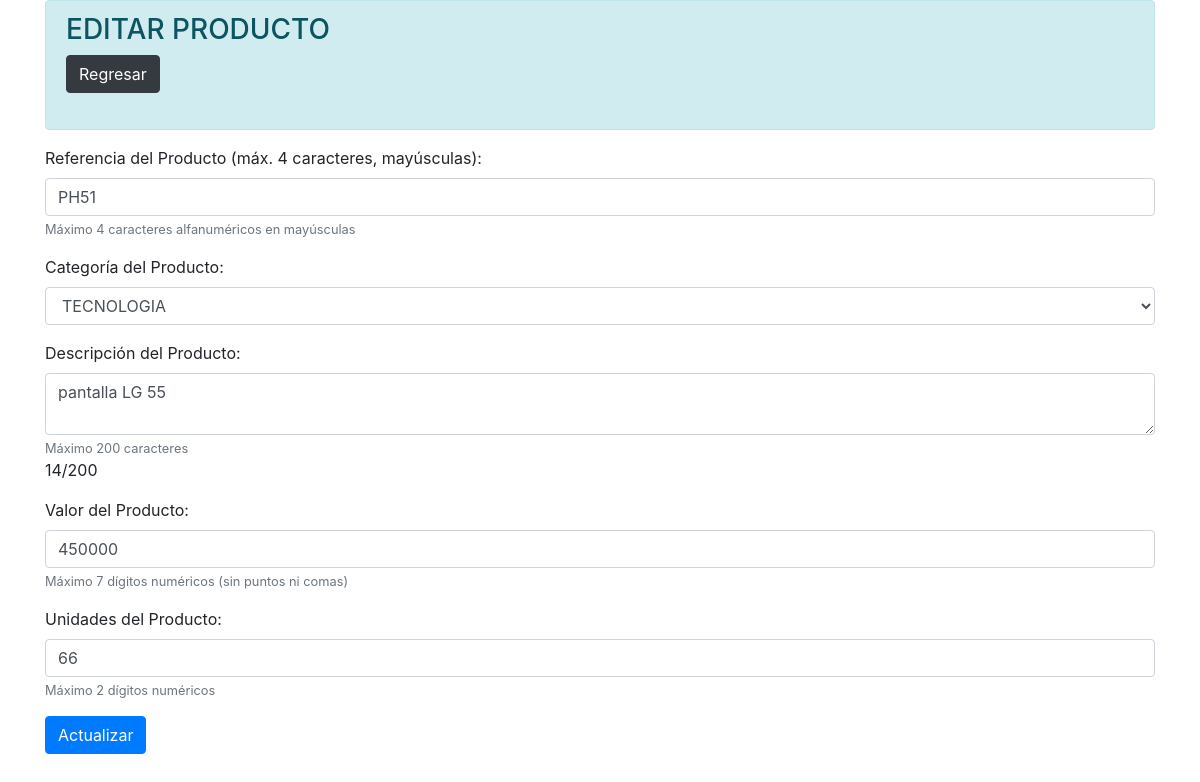
Page /vistas/editar_producto.php?id_producto=1 (signed in) on the earlier database version.
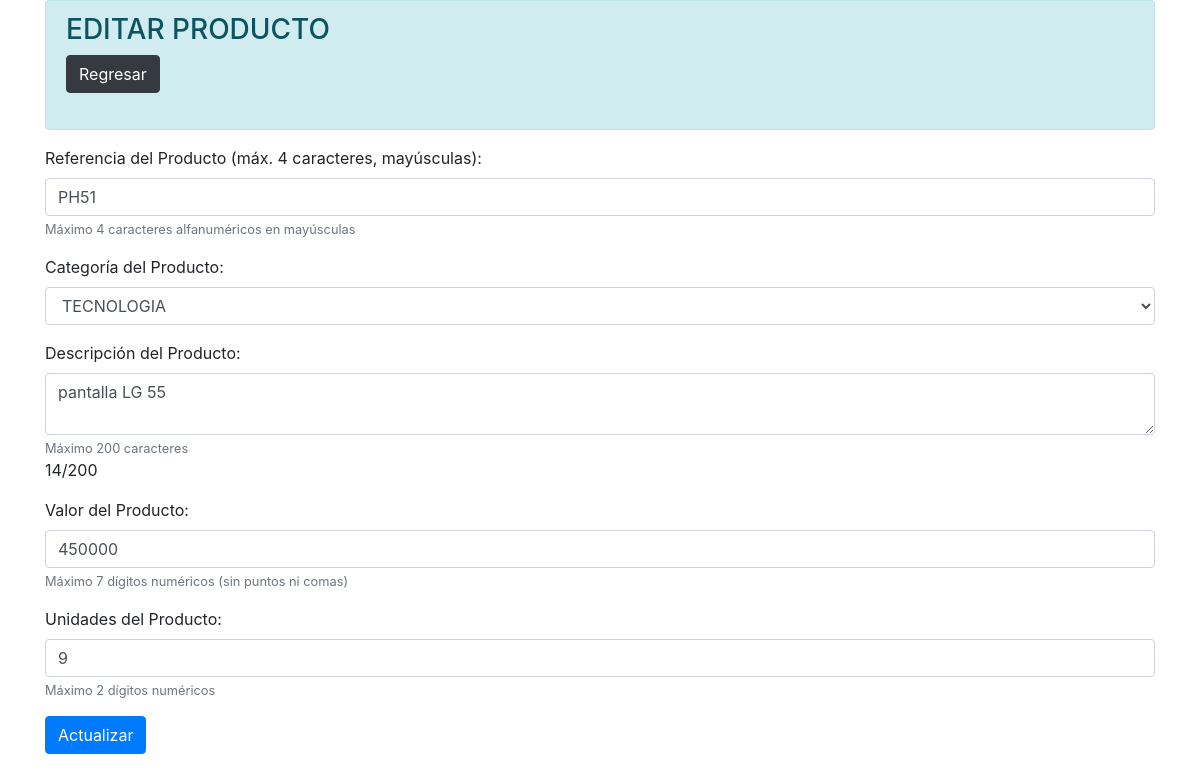
Same page on the later database version.
### tables this page shows
CREATE TABLE `productos` (
  `id_producto` int(11) NOT NULL AUTO_INCREMENT,
  `ref_producto` varchar(15) NOT NULL,
  `descripcion_producto` varchar(50) NOT NULL,
  `cat_producto` varchar(20) NOT NULL DEFAULT 'TECNOLOGIA',
  `valor_producto` varchar(10) NOT NULL,
  `unidades_producto` int(11) NOT NULL,
  PRIMARY KEY (`id_producto`)
);

### vistas/editar_producto.php (the view, shortened to what this page needs)
<?php
include '../conexion/conexion.php';
?>
<!DOCTYPE html>
<html lang="en">
<head>
    <link rel="stylesheet" href="https://stackpath.bootstrapcdn.com/bootstrap/4.5.2/css/bootstrap.min.css">
</head>
<body>
    <?php
    if(isset($_POST['submit'])){
        $id_producto = $_POST['id_producto'];
        $ref_producto = strtoupper($_POST['ref_producto']);
        $cat_producto = $_POST['cat_producto'];
        $descripcion_producto = $_POST['descripcion_producto'];
        $valor_producto = $_POST['valor_producto'];
        $unidades_producto = $_POST['unidades_producto'];
        $errores = validarDatos($ref_producto, $cat_producto, $descripcion_producto, $valor_producto, $unidades_producto);
        if (empty($errores)) {
            $sql = "UPDATE productos SET ref_producto='$ref_producto', cat_producto='$cat_producto', descripcion_producto='$descripcion_producto', valor_producto='$valor_producto', unidades_producto='$unidades_producto' WHERE id_producto='$id_producto'";
            $resultado = mysqli_query($conexion, $sql);
            if($resultado){
                echo "<script> alert ('Los datos fueron actualizados en la base de datos correctamente'); location.assign ('productos.php'); </script>";
            } else {
                echo "<script> alert ('ERROR: Los datos no fueron actualizados en la base de datos'); location.assign ('productos.php'); </script>";
            }
            mysqli_close($conexion);
        }
    }
    else{
        $id_producto = $_GET['id_producto'];
        $sql = "SELECT * FROM productos WHERE id_producto = '$id_producto'";
        $resultado = mysqli_query($conexion, $sql);
        $fila = mysqli_fetch_assoc($resultado);
        $ref_producto = $fila["ref_producto"];
        $cat_producto = $fila["cat_producto"];
        $descripcion_producto = $fila["descripcion_producto"];
        $valor_producto = $fila["valor_producto"];
        $unidades_producto = $fila["unidades_producto"];
    ?>
<div class="container">
    <div class="alert alert-info">
        <h3>EDITAR PRODUCTO</h3>
        <a class="btn btn-dark" href="productos.php">Regresar</a><br><br>
    </div>
</div>
<div class="container">
    <form id="formulario" action="<?=$_SERVER['PHP_SELF']?>" method="post" onsubmit="return validarFormulario()">
        <div class="form-group">
            <label for="ref_producto">Referencia del Producto (máx. 4 caracteres, mayúsculas):</label><br>
            <input type="text" id="ref_producto" name="ref_producto" class="form-control" value="<?php echo $ref_producto; ?>" maxlength="4" required>
            <small class="form-text text-muted">Máximo 4 caracteres alfanuméricos en mayúsculas</small>
        </div>
        <div class="form-group">
            <label for="cat_producto">Categoría del Producto:</label><br>
            <select id="cat_producto" name="cat_producto" class="form-control" required>
                <option value="TECNOLOGIA" <?php if($cat_producto=="TECNOLOGIA") echo "selected"; ?>>TECNOLOGIA</option>
            </select>
        </div>
        <div class="form-group">
            <label for="descripcion_producto">Descripción del Producto:</label><br>
            <textarea id="descripcion_producto" name="descripcion_producto" class="form-control" maxlength="200" required><?php echo $descripcion_producto; ?></textarea>
            <small class="form-text text-muted">Máximo 200 caracteres</small>
            <div id="contador">0/200</div>
        </div>
        <div class="form-group">
            <label for="valor_producto">Valor del Producto:</label><br>
            <input type="text" id="valor_producto" name="valor_producto" class="form-control" value="<?php echo $valor_producto; ?>" maxlength="7" required>
            <small class="form-text text-muted">Máximo 7 dígitos numéricos (sin puntos ni comas)</small>
        </div>
        <div class="form-group">
            <label for="unidades_producto">Unidades del Producto:</label><br>
            <input type="text" id="unidades_producto" name="unidades_producto" class="form-control" value="<?php echo $unidades_producto; ?>" maxlength="2" required>
            <small class="form-text text-muted">Máximo 2 dígitos numéricos</small>
        </div>
        <button type="submit" name="submit" class="btn btn-primary">Actualizar</button>
    </form>
</div>
<?php
    }
?>
</body>
</html>

Differences in the rows shown:
changed productos "PH51": unidades_producto "66" → "9"
